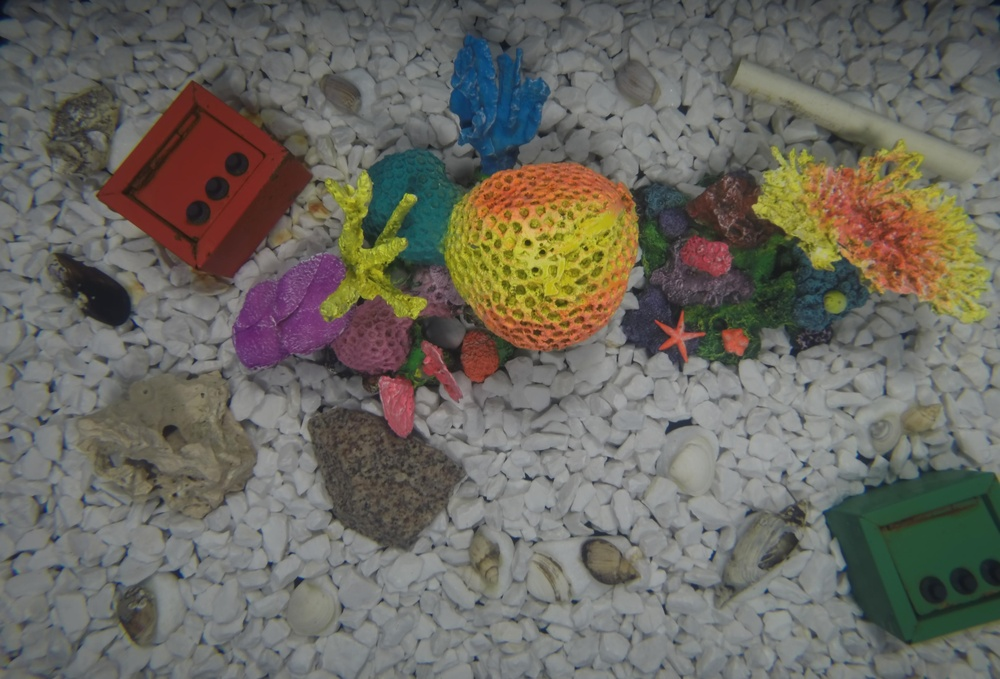
#> input picture TurbidityDataSetInputImages/1.jpg, 1000 x 679 px, shrunk from 3676 x 2496 before the run; the run also reads 1 picture not shown here
$ python Model1_TRBD.py   (older library calls are emulated)
#> lines starting #> are read from the running program, lines starting #| are printed output that depends on the picture; long printed decimals are rounded
import cv2
import numpy as np
import matplotlib.pyplot as plt
from matplotlib import pyplot as plt
# %matplotlib inline
from tqdm import tqdm_notebook as tqdm
import time
from scipy.optimize import differential_evolution
from skimage.measure import compare_ssim as ssim
import copy

#iterate over the image
#assuming the clarity in the image is decreasing
#read every image and then calculate the objective function value
#append that objective function value to a list
#plot the objective function value vs range(0,len())
Resources = "TurbidityDataSetInputImages/"
# [8 lines left out: function pixelVal, not called in this run]

global histFigNum
histFigNum = 1

global itera
itera = 0

def mse(x, y):
    return np.linalg.norm(x - y)

#def objectiveFunction(wfull, cumulImageProbDensity,OriginalProbDensity):
# [120 lines left out: functions objectiveFunction, contrastStretching, not called in this run]

def EnhanceTheImage(GivenImage):
	#BestWforEachChannel = np.zeros(3)
	cumulImageProbDensity1 = []
	probDensity1 = []
	for i in range(0,GivenImage.shape[-1]):
		image = GivenImage[:,:,i]
		TotalNumberOfPixelsInImage = (image.shape[0])*(image.shape[1])
		NumberofPixelsPerIntensity = np.zeros(256)
		for j in range(0,256):
			NumberofPixelsPerIntensity[j] = np.sum(image==j)
		probDensity = NumberofPixelsPerIntensity/TotalNumberOfPixelsInImage
		probDensity1.append(probDensity)
		cumulImageProbDensity1.append(np.cumsum(probDensity))

	#if(0):
	#cumulImageProbDensity1 = 5
	lowerBound = 0.0
	upperBound = 0.45
	s1LowerBound = 0.0
	s1UpperBound = 127.0
	s2LowerBound = 128.0
	s2UpperBound = 255.0
	bounds1 = [(lowerBound,upperBound)]*3
	#bounds2 = [(s1LowerBound,s1UpperBound)]*3
	#bounds3 = [(s2LowerBound,s2UpperBound)]*3
	bounds = bounds1#+bounds2+bounds3
	#print('the bounds are ')
	#print(bounds)
	print('starting the DEAlgo')
	#result = differential_evolution(objectiveFunction, bounds,args = (cumulImageProbDensity1,probDensity1),disp = True,strategy = 'best1bin',tol=1e-4,popsize=40,mutation=0.8,recombination = 0.7,maxiter = 200,workers = 5)
	result = differential_evolution(objectiveFunction, bounds,args = (GivenImage,cumulImageProbDensity1),disp = True,strategy = 'best1bin',tol=0.1,popsize=40,mutation=0.8,recombination = 0.7,maxiter = 100,workers = 30,updating= 'immediate')
	BestWforEachChannel = result.x

	#print('BestWforEachChannel')
	#print(BestWforEachChannel)

	EnhancedImage = np.zeros(GivenImage.shape)
	for i in range(0,GivenImage.shape[-1]):
		EnhancedImage[:,:,i] = contrastStretching(GivenImage[:,:,i],BestWforEachChannel[i],0,255)
		#EnhancedImage[:,:,i] = contrastStretching(GivenImage[:,:,i],BestWforEachChannel[i],BestWforEachChannel[i+3],BestWforEachChannel[i+6])
	return EnhancedImage


def objFunctionValue(GivenImage):
	global histFigNum
	tempObjValue = 0
	tempObjEntropyValue = 0
	tempObjAvg_GradValue = 0
	TotalNumberOfPixelsInImage = (GivenImage.shape[0])*(GivenImage.shape[1])
	for i in range(0,GivenImage.shape[-1]):
		image = GivenImage[:,:,i]
		probDensity, _ = np.histogram(image, 256, [0, 256])
		probDensity = probDensity/TotalNumberOfPixelsInImage
		if(0):
			plt.plot(np.arange(0, 256, 1), probDensity, color='red')
			plt.fill_between(np.arange(0, 256, 1), probDensity, color='red')
			plt.savefig(str(histFigNum)+'thHistogram.jpg')
		histFigNum += 1
		NonZeroNewProbDensity = probDensity[probDensity > 0]
		entropy = -1*np.sum(NonZeroNewProbDensity*np.log2(NonZeroNewProbDensity))
		#dy, dx = np.gradient(image)
		#avg_gradient = np.sum(np.sqrt((dy**2)+(dx**2)))/TotalNumberOfPixelsInImage
		tempMean = np.sum(range(0,256)*probDensity)
		tempVariance = np.sum(((range(0,256)-tempMean)**2)*probDensity)
		avg_gradient = tempVariance
		tempObjEntropyValue += entropy
		tempObjAvg_GradValue += avg_gradient
		tempObjValue += (entropy+avg_gradient)
	return tempObjValue,tempObjEntropyValue,tempObjAvg_GradValue


ObjFuncValueForEachImage = []
EntropyObjFuncValueForEachImage = []
AvgGradObjFuncValueForEachImage = []
SDIValueForEachImage  = []
#MSEValueForEachImage = []
TurbidMSEValueForEachImage = []
EnhancedMSEValueForEachImage = []


OriginalImage = cv2.imread(Resources+str(1)+".jpg")
#> OriginalImage is the input picture: shape (679, 1000, 3); mean B, G, R 96.2, 104.2, 106.8
OriginalImage = cv2.cvtColor(OriginalImage, cv2.COLOR_BGR2RGB)
plt.axis('off')
plt.imshow(OriginalImage.astype(np.uint8))
plt.savefig('RealImage.png', bbox_inches='tight',transparent=True,pad_inches=0)

for i in range(2,20):
	print('Image Number: ',i)
	if(i<10):
		tempImageName = str(i)#+".jpg"
	else:
		tempImageName = "a"+str(i)#+".jpg"
	#read the image
	tempGivenImage = cv2.imread(Resources+tempImageName+".jpg")
	tempGivenImage = cv2.cvtColor(tempGivenImage, cv2.COLOR_BGR2RGB)
	temp1 =0.0
	temp2 =0.0
	temp3 =0.0
	for j in range(0,3):
		tempGivenImagetemp = tempGivenImage[:,:,j:j+1]
		#find the objective function value and append to the list
		temp = objFunctionValue(tempGivenImagetemp)
		temp1 += temp[0]
		temp2 += temp[1]
		temp3 += temp[2]
#> this loop made 3 passes
#> (temp, temp1, temp2, temp3) on passes 2 to 3: ((969.8, 6.92, 962.9), 2103.9, 13.97, 2090), ((1024, 6.95, 1017.1), 3128, 20.92, 3107)
#> (temp1, temp2, temp3) on pass 1: (1134.1, 7.05, 1127.1)
#> pass 1, `tempGivenImagetemp = tempGivenImage[:,:,j:j+1]`:
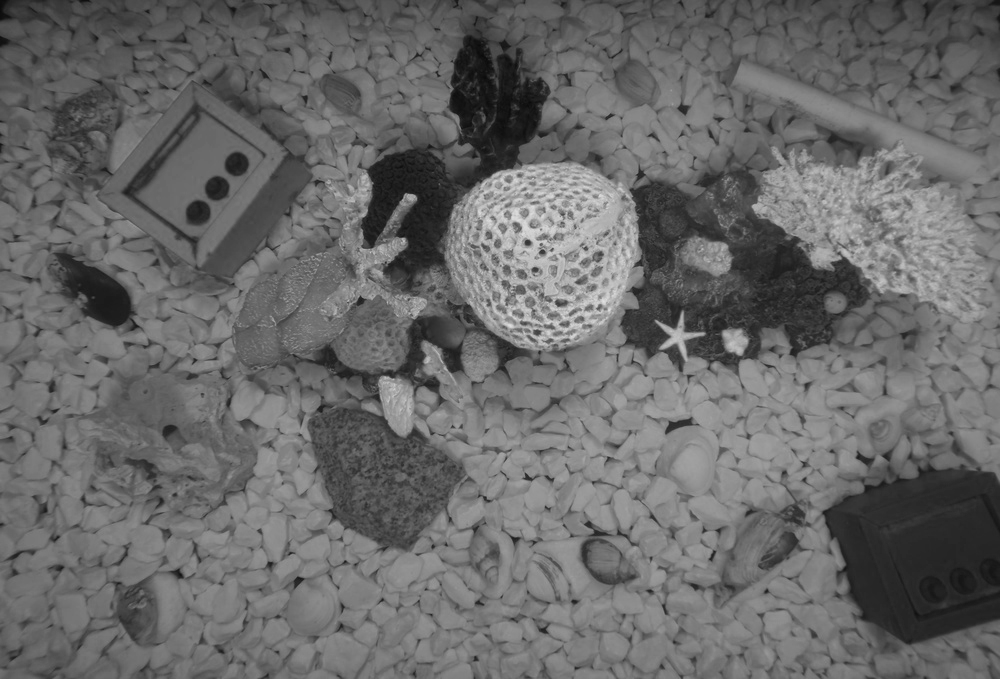
#> tempGivenImagetemp: shape (679, 1000, 1); min 10, max 225, mean 104.9
#> pass 2, `tempGivenImagetemp = tempGivenImage[:,:,j:j+1]`:
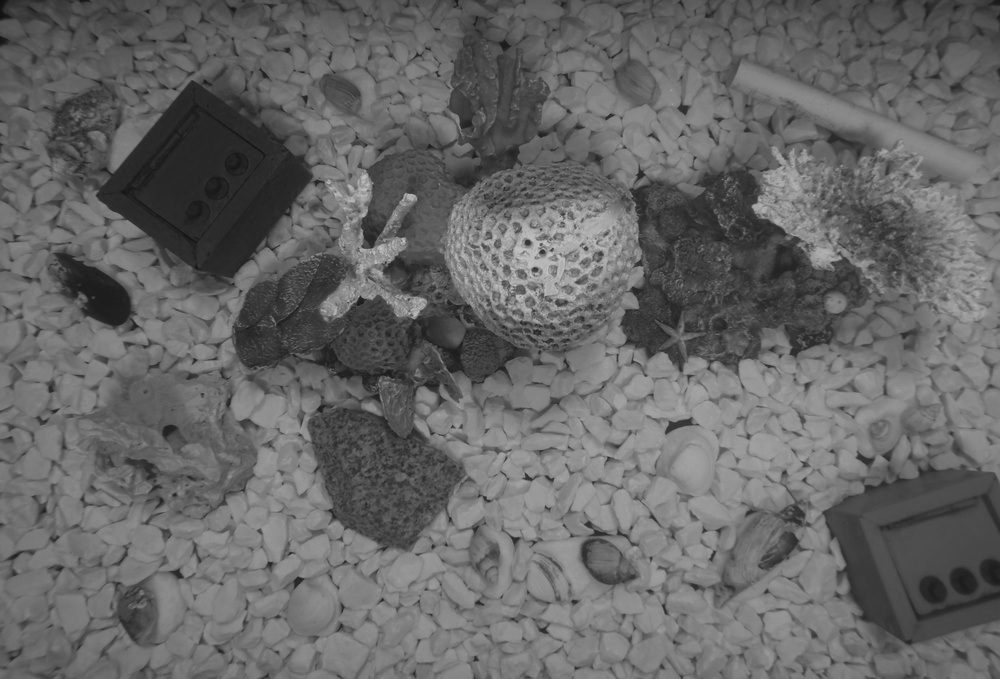
#> tempGivenImagetemp: shape (679, 1000, 1); min 14, max 201, mean 102.6
#> pass 3, `tempGivenImagetemp = tempGivenImage[:,:,j:j+1]`:
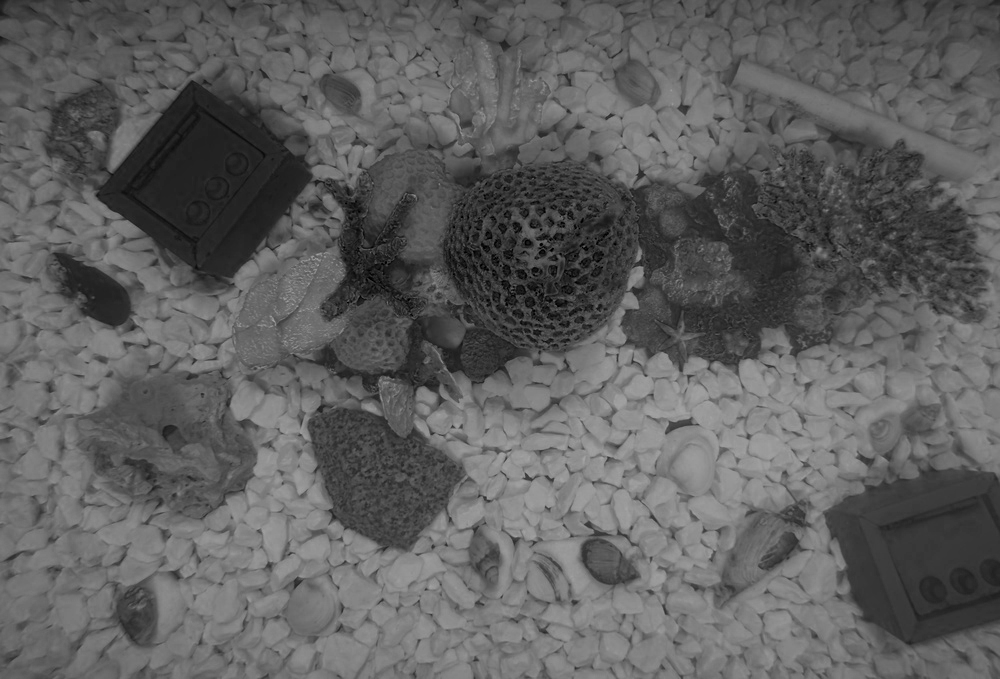
#> tempGivenImagetemp: shape (679, 1000, 1); min 0, max 165, mean 95.1
#> after the loop, temp1 = 3128; temp2 = 20.92; temp3 = 3107
	ssimtemp = ssim(OriginalImage, tempGivenImage,data_range=tempGivenImage.max() - tempGivenImage.min(),multichannel=True)
#> ssimtemp = 0.972
	print('SDI Value for this Image')
	print((1.0-ssimtemp)/0.639512208985103)
#| 0.04333
	ObjFuncValueForEachImage.append(temp1)
	EntropyObjFuncValueForEachImage.append(temp2)
	AvgGradObjFuncValueForEachImage.append(temp3)
	SDIValueForEachImage.append((1.0-ssimtemp)/0.639512208985103)
	tempGivenImage = tempGivenImage.astype(np.float64)
	temp = EnhanceTheImage(tempGivenImage)
#> after the loop in EnhanceTheImage, `for i in range(0,GivenImage.shape[-1]):`: cumulImageProbDensity1 = 3 items
#> (the run stopped early here; a loop or call above may not have finished)
